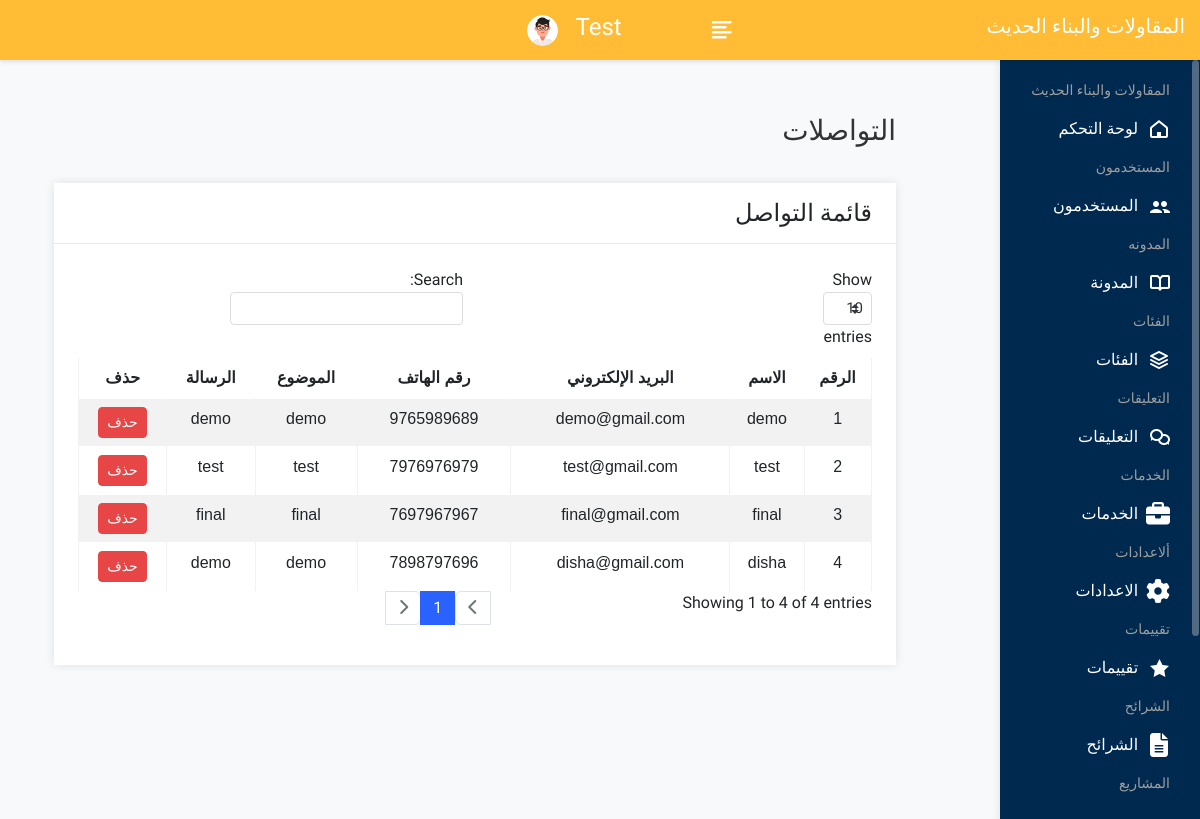
/admin/contactview.php (signed in), run on the app's committed database.
### tables this page shows
CREATE TABLE `settings` (
  `id` int(11) NOT NULL,
  `site_title` varchar(255) NOT NULL,
  `description` text NOT NULL,
  `address` varchar(255) NOT NULL,
  `phone` varchar(50) NOT NULL,
  `whatsapp` varchar(50) NOT NULL,
  `copyright` text DEFAULT NULL,
  `favicon` varchar(255) DEFAULT NULL
);

CREATE TABLE `contact` (
  `cid` int(50) NOT NULL,
  `name` varchar(100) NOT NULL,
  `email` varchar(100) NOT NULL,
  `phone` varchar(20) NOT NULL,
  `subject` varchar(100) NOT NULL,
  `message` varchar(250) NOT NULL
);

### admin/contactview.php (the view, shortened to what this page needs)
				<?php include("header.php"); ?>
            <div class="page-wrapper">
                <div class="content container-fluid">
					<div class="page-header">
						<div class="row">
							<div class="col">
								<h3 class="page-title">التواصلات </h3>
							</div>
						</div>
					</div>
				<div class="row">
    <div class="col-sm-12">
        <div class="card">
            <div class="card-header">
                <h4 class="card-title">قائمة التواصل</h4>
            </div>
            <div class="card-body">
                    <table class="table table-bordered table-striped text-center" id="basic-datatable">
                    <thead>
                        <tr>
                            <th>الرقم</th>
                            <th>الاسم</th>
                            <th>البريد الإلكتروني</th>
                            <th>رقم الهاتف</th>
                            <th>الموضوع</th>
                            <th>الرسالة</th>
                            <th>حذف</th>
                        </tr>
                    </thead>
                    <tbody>
                    <?php
                        $query = mysqli_query($con, "SELECT * FROM contact");
                        $cnt = 1;
                        while($row = mysqli_fetch_row($query)) {
                    ?>
                        <tr>
                            <td><?php echo $cnt; ?></td>
                            <td><?php echo $row['1']; ?></td>
                            <td><?php echo $row['2']; ?></td>
                            <td><?php echo $row['3']; ?></td>
                            <td><?php echo $row['4']; ?></td>
                            <td><?php echo $row['5']; ?></td>
                            <td><a class="btn btn-sm btn-danger"  href="contactdelete.php?id=<?php echo $row['0']; ?>">حذف</a></td>
                        </tr>
                    <?php
                        $cnt = $cnt + 1;
                        }
                    ?>
                    </tbody>
                </table>
            </div>
        </div>
    </div>
</div>
				</div>
			</div>
    </body>
</html>

### admin/header.php (shortened to what this page needs)
<?php
require("config.php");
?>
<!DOCTYPE html>
<html lang="en" dir="rtl">
<?php
$query = mysqli_query($con, "SELECT * FROM settings LIMIT 1");
$settings = mysqli_fetch_assoc($query);
?>
<head>
        <link rel="stylesheet" href="assets/css/bootstrap.min.css">
        <link rel="stylesheet" href="assets/css/font-awesome.min.css">
        <link rel="stylesheet" href="assets/css/feathericon.min.css">
		<link rel="stylesheet" href="assets/css/select2.min.css">
		<link href="https://cdn.jsdelivr.net/npm/bootstrap@5.3.0/dist/css/bootstrap.min.css" rel="stylesheet">
        <link href="https://cdnjs.cloudflare.com/ajax/libs/font-awesome/6.4.0/css/all.min.css" rel="stylesheet">
<link rel="stylesheet" href="https://cdnjs.cloudflare.com/ajax/libs/feather-icons/4.28.0/feather.min.css">
        <link rel="stylesheet" href="assets/css/style.css">
    </head>
    <body class="p-4">
<div class="header">
      <a href="index.php" class="navbar-brand">
            <h5 class=" text-white"> <?php echo $settings['site_title']; ?></h5>
        </a>
    <div class="header-left">
    </div>
    <a href="javascript:void(0);" id="toggle_btn">
        <i class="fe fe-text-align-left"></i>
    </a>
    <ul class="nav user-menu">
        <h4 style="color:white;margin-top:13px;text-transform:capitalize;"><?php echo $_SESSION['auser']; ?></h4>
        <li class="nav-item dropdown app-dropdown">
            <a href="#" class="dropdown-toggle nav-link" data-toggle="dropdown">
                <span class="user-img"><img class="rounded-circle" src="assets/img/profiles/avatar-01.png" width="31" alt="  المقاولات والبناء الحديث"></span>
            </a>
        </li>
    </ul>
</div>
<div class="sidebar" id="sidebar">
    <div class="sidebar-inner slimscroll">
        <div id="sidebar-menu" class="sidebar-menu">
           <ul>
    <li class="menu-title">
        <span> <?php echo $settings['site_title']; ?></span>
    </li>
    <li>
        <a href="dashboard.php"><i class="fe fe-home"></i> &nbsp;&nbsp;&nbsp;<span>لوحة التحكم</span></a>
    </li>
    <li class="menu-title">
        <span>المستخدمون</span>
    </li>
    <li class="submenu">
        <a href="#"><i class="fe fe-users"></i>&nbsp;&nbsp;&nbsp;<span> المستخدمون </span></a>
    </li>
    <li class="menu-title">
        <span>المدونه</span>
    </li>
    <li class="submenu">
        <a href="#"><i class="fe fe-book"></i>&nbsp;&nbsp;&nbsp;<span> المدونة</span></a>
    </li>
    <li class="menu-title">
        <span>الفئات</span>
    </li>
    <li class="submenu">
        <a href="#"><i class="fe fe-layer"></i>&nbsp;&nbsp;&nbsp;<span> الفئات</span></a>
    </li>
    <li class="menu-title">
        <span>التعليقات</span>
    </li>
    <li class="submenu">
        <a href="#"><i class="fe fe-comments"></i>&nbsp;&nbsp;&nbsp;<span> التعليقات</span></a>
    </li>
    <li class="menu-title">
        <span>الخدمات</span>
    </li>
    <li class="submenu">
        <a href="#"><i class="fa fa-briefcase"></i>&nbsp;&nbsp;&nbsp;<span> الخدمات</span></a>
    </li>
 <li class="menu-title">
        <span>ألاعدادات</span>
    </li>
 <li >
        <a href="edit_settings.php"><i class="fa  fa-cog"></i>&nbsp;&nbsp;&nbsp;<span> الاعدادات</span></a>
    </li>
    <li class="menu-title">
        <span>تقييمات</span>
    </li>
    <li class="submenu">
        <a href="#"><i class="fe fe-star"></i>&nbsp;&nbsp;&nbsp;<span> تقييمات</span></a>
    </li>
    <li class="menu-title">
        <span>الشرائح</span>
    </li>
    <li class="submenu">
        <a href="#"><i class="fa fa-file-text"></i>&nbsp;&nbsp;&nbsp;<span> الشرائح</span></a>
    </li>
    <li class="menu-title">
        <span>المشاريع</span>
    </li>
</ul>
        </div>
    </div>
</div>

### admin/header.php (style rules this page uses)
body { direction: rtl; text-align: right; }
.header { width: 100%; display: flex; justify-content: space-between; align-items: center; padding: 10px 15px; box-shadow: 0 2px 4px rgba(0,0,0,0.1); position: fixed; top: 0; right: 0; left: 0; z-index: 1000; }
.sidebar { width: 200px; background: #002950; position: fixed; top: 60px; bottom: 0; right: 0; overflow-y: auto; z-index: 999; transition: transform 0.3s ease-in-out; }
.page-wrapper { margin-right: 250px; margin-left: 0; }
.user-menu { margin-left: auto; margin-right: 20px; }
table { width: 100%; border-collapse: collapse; direction: rtl; font-family: 'Tahoma', sans-serif; }
th, td { padding: 12px; text-align: center; border: 1px solid #ddd; }
th { background-color: #f8f9fa; font-weight: bold; }
img { border-radius: 5px; }
a { text-decoration: none; }

### data on the page
settings: site_title "المقاولات والبناء الحديث"
contact: name "demo", email "demo@gmail.com", phone "9765989689", subject "demo", message "demo"
contact: name "test", email "test@gmail.com", phone "7976976979", subject "test", message "test"
contact: name "final", email "final@gmail.com", phone "7697967967", subject "final", message "final"
contact: name "disha", email "disha@gmail.com", phone "7898797696", subject "demo", message "demo"

### other printed values
$_SESSION['auser'] "Test"
